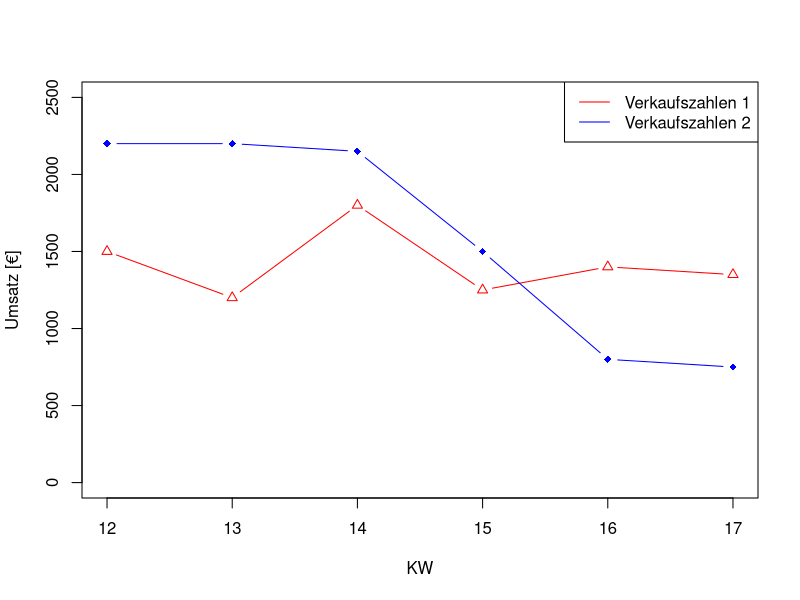

The R source for this figure:
## ---- chunk 1
daten = data.frame(
  kw = c(12:17),
  v1 = c(1500,1200,1800,1250,1400,1350),
  v2 = c(2200,2200,2150,1500,800,750)
)

plot(daten$kw, daten$v1,          # Daten 
     xlab = "KW",                 # X-Achse-Bezeichnung
     ylab = "Umsatz [€]",         # y-Achse-Bezeichnung
     col = "red",                 # Farbe
     pch = 2,                     # Form
     type = "b",                  # Darstellungsart
     lty = 1,                     # Linienart
     ylim = c(0,2500),            # Bereich der y-Achse
)

lines(daten$kw, daten$v2,         # Weitere Linie + Daten
      type = "b",                 # Darstellungsart
      pch = 18,                   # Form
      col = "blue"                # Farbe
)

legend("topright",                 # Legende
       legend=c("Verkaufszahlen 1", "Verkaufszahlen 2"),  #Bezeichnung der Legende
       col=c("red", "blue"),       # Farbe der Legende
       lty = 1:1,                  #Linie - durchgezogen / gestichelt
       cex=1                     #Größe der Form
)

# col -> Farbe (Name, RGB,Hex oder Zahl im Bereich von 1 bis 657)
#pch -> Form der Datenpunkte (0 - 25, Zeichen)
#type -> b = Linie mit Punkten, l = nur Linie, p = Punkte, s = Stufe
#lty -> Linienart (1 = durchgezogen, 2 = gestrichelt, 3 = gepunktet, ... 6)
